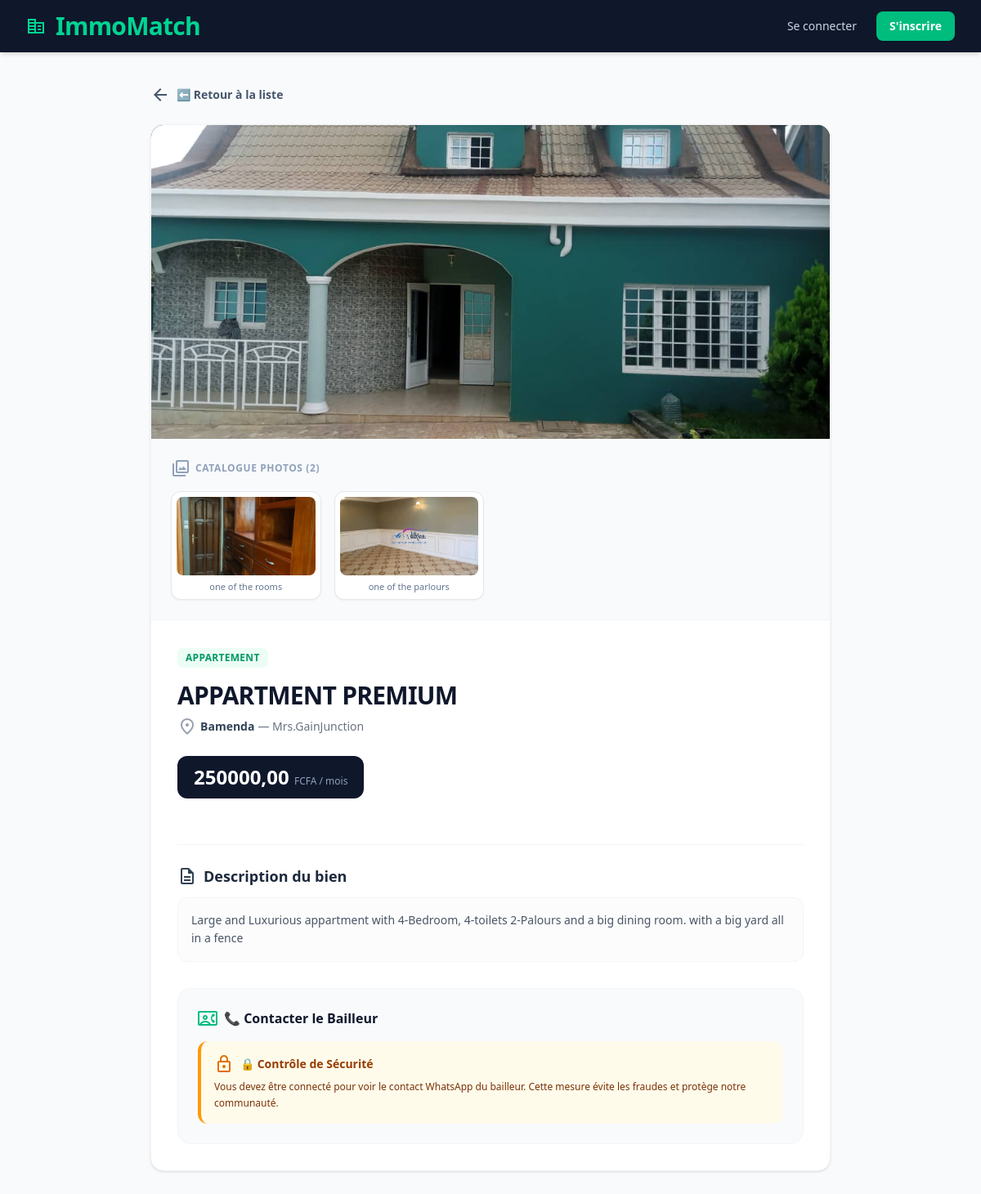
The app's page /house/2/ with its own data.
### listings/models.py (models this page shows, shortened)
class House(models.Model):
    PROPERTY_TYPES = [
        ('studio', 'Studio'),
        ('apartment', 'Appartement'),
        ('house', 'Maison Complète'),
        ('room', 'Chambre'),
    ]
    title = models.CharField(max_length=200)
    description = models.TextField()
    city = models.CharField(max_length=100)
    neighborhood = models.CharField(max_length=100)
    price = models.DecimalField(max_digits=10, decimal_places=2)
    property_type = models.CharField(max_length=20, choices=PROPERTY_TYPES)
    main_image = models.ImageField(upload_to='houses/main/', blank=True, null=True)
    agent_phone = models.CharField(max_length=20)
    created_at = models.DateTimeField(auto_now_add=True)

class HouseImage(models.Model):
    house = models.ForeignKey(House, on_delete=models.CASCADE, related_name='images')
    image = models.ImageField(upload_to='houses/catalog/')
    caption = models.CharField(max_length=100, blank=True, null=True)

### listings/views.py (the view, shortened to what this page needs)
# urls.py: path('house/<int:pk>/', views.house_detail, name='house_detail'),
def house_detail(request, pk):
    house = get_object_or_404(House, pk=pk)
    lang = request.session.get('django_language', 'fr')
    text = TRANSLATIONS[lang]
    context = {
        'house': house,
        'text': text,
        'current_lang': lang,
    }
    return render(request, 'listings/house_detail.html', context)

### listings/templates/listings/house_detail.html (shortened to what this page needs)
<!DOCTYPE html>
<html lang="{{ current_lang }}">
<head>
    <script src="https://cdn.jsdelivr.net/npm/@tailwindcss/browser@4"></script>
</head>
<body class="bg-gray-50 text-gray-800 font-sans antialiased">
    <nav class="bg-slate-900 text-white shadow-md sticky top-0 z-50">
        <div class="max-w-7xl mx-auto px-4 sm:px-6 lg:px-8">
            <div class="flex justify-between h-16 items-center">
                <a href="{% url 'listings:house_list' %}" class="flex items-center gap-3 text-3xl font-black tracking-tight text-emerald-400 hover:text-emerald-300 transition duration-200">
                    <span class="material-symbols-outlined text-4xl">corporate_fare</span>
                    ImmoMatch
                </a>
                <div class="flex items-center gap-6">
                    {% if user.is_authenticated %}
                        <div class="hidden sm:flex flex-col text-right">
                            <span class="text-xs text-slate-400">{{ text.welcome }},</span>
                            <span class="text-sm font-semibold text-emerald-400">{{ user.username }}</span>
                        </div>
                        <form method="post" action="{% url 'listings:logout' %}" class="m-0">
                            {% csrf_token %}
                            <button type="submit" class="flex items-center gap-1 bg-red-600 hover:bg-red-700 text-white text-sm font-medium py-2 px-4 rounded-lg transition shadow-sm cursor-pointer">
                                <span class="material-symbols-outlined text-sm">logout</span>
                                {{ text.logout }}
                            </button>
                        </form>
                    {% else %}
                        <a href="{% url 'listings:login' %}" class="text-sm font-medium text-slate-300 hover:text-white transition">{{ text.login }}</a>
                        <a href="{% url 'listings:register' %}" class="bg-emerald-500 hover:bg-emerald-600 text-white text-sm font-semibold py-2 px-4 rounded-lg transition shadow-sm">{{ text.register }}</a>
                    {% endif %}
                </div>
            </div>
        </div>
    </nav>
    <main class="max-w-4xl mx-auto px-4 sm:px-6 lg:px-8 py-10">
        <a href="{% url 'listings:house_list' %}" class="inline-flex items-center gap-2 text-sm font-bold text-slate-600 hover:text-slate-900 transition mb-6 group">
            <span class="material-symbols-outlined text-lg group-hover:-translate-x-1 transition duration-200">arrow_back</span>
            {{ text.back_list }}
        </a>
        <div class="bg-white rounded-2xl shadow-sm border border-gray-100 overflow-hidden">
            <div class="relative bg-slate-900 h-96 w-full">
                {% if house.main_image %}
                    <img src="{{ house.main_image.url }}" alt="{{ house.title }}" class="w-full h-full object-cover">
                {% else %}
                    <div class="w-full h-full flex flex-col items-center justify-center text-gray-500 gap-2 font-medium">
                        <span class="material-symbols-outlined text-5xl">hide_image</span>
                        {{ text.no_image }}
                    </div>
                {% endif %}
            </div>
            {% if house.images.all %}
                <div class="bg-slate-50 p-6 border-b border-gray-100">
                    <h4 class="text-xs font-bold text-slate-400 uppercase tracking-wider mb-4 flex items-center gap-1.5">
                        <span class="material-symbols-outlined text-base">collections</span>
                        Catalogue photos ({{ house.images.count }})
                    </h4>
                    <div class="grid grid-cols-2 sm:grid-cols-3 md:grid-cols-4 gap-4">
                        {% for item in house.images.all %}
                            <div class="bg-white p-1.5 rounded-xl shadow-xs border border-gray-200 overflow-hidden group">
                                <img src="{{ item.image.url }}" alt="{{ item.caption|default:house.title }}" class="w-full h-24 object-cover rounded-lg group-hover:scale-105 transition duration-300 cursor-pointer">
                                {% if item.caption %}
                                    <p class="text-[11px] text-slate-500 font-medium text-center mt-1.5 truncate px-1">{{ item.caption }}</p>
                                {% endif %}
                            </div>
                        {% endfor %}
                    </div>
                </div>
            {% endif %}
            <div class="p-6 sm:p-8">
                <span class="inline-block text-xs font-bold tracking-wide uppercase text-emerald-600 bg-emerald-50 px-2.5 py-1 rounded-md mb-4">
                    {{ house.get_property_type_display }}
                </span>
                <h1 class="text-3xl font-black text-slate-900 tracking-tight mb-2">{{ house.title }}</h1>
                <p class="text-sm text-gray-500 flex items-center gap-1 mb-6">
                    <span class="material-symbols-outlined text-base text-gray-400">location_on</span>
                    <span class="font-semibold text-slate-700">{{ house.city }}</span> — {{ house.neighborhood }}
                </p>
                <div class="bg-slate-900 inline-block text-white px-5 py-2.5 rounded-xl font-extrabold text-2xl shadow-xs mb-8">
                    {{ house.price }} <span class="text-xs font-normal text-slate-400">{{ text.price_per_month }}</span>
                </div>
                <hr class="border-gray-100 my-6">
                <h3 class="text-lg font-bold text-slate-800 mb-3 flex items-center gap-2">
                    <span class="material-symbols-outlined text-slate-700">description</span>
                    {{ text.description_title }}
                </h3>
                <p class="text-gray-600 leading-relaxed text-sm whitespace-pre-line bg-gray-50/50 p-4 rounded-xl border border-gray-100 mb-8">{{ house.description }}</p>
                <div class="bg-slate-50 rounded-2xl border border-slate-100 p-6">
                    <h3 class="text-base font-bold text-slate-900 mb-4 flex items-center gap-2">
                        <span class="material-symbols-outlined text-emerald-500">contact_phone</span>
                        {{ text.contact_landlord }}
                    </h3>
                    {% if user.is_authenticated %}
                        <a href="https://wa.me/{{ house.agent_phone }}" target="_blank" class="inline-flex items-center gap-2 bg-[#25D366] hover:bg-[#20ba56] text-white font-bold text-sm py-3 px-6 rounded-xl shadow-sm transition duration-200 cursor-pointer">
                            <span class="material-symbols-outlined">chat</span>
                            {{ text.whatsapp_btn }}
                        </a>
                    {% else %}
                        <div class="bg-amber-50 border-l-4 border-amber-500 text-amber-900 rounded-xl p-4">
                            <div class="flex items-center gap-2 font-bold text-sm mb-1.5 text-amber-800">
                                <span class="material-symbols-outlined text-lg text-amber-600">lock</span>
                                {{ text.security_notice }}
                            </div>
                            <p class="text-xs font-medium leading-relaxed">{{ text.anon_warning }}</p>
                        </div>
                    {% endif %}
                </div>
            </div>
        </div>
    </main>
</body>
</html>

### records on screen
House: main_image (picture), images.count "2", property_type "APPARTEMENT", title "APPARTMENT PREMIUM", city "Bamenda", neighborhood "Mrs.GainJunction", price "250000,00", description "Large and Luxurious appartment with 4-Bedroom, 4-toilets 2-Palours and a big dining room. with a big yard all in a fence"
HouseImage: image (picture), caption "one of the rooms"
HouseImage: image (picture), caption "one of the parlours"

### other values on screen
{{ text.login }} "Se connecter"
{{ text.register }} "S'inscrire"
{{ text.back_list }} "⬅️ Retour à la liste"
{{ text.price_per_month }} "FCFA / mois"
{{ text.description_title }} "Description du bien"
{{ text.contact_landlord }} "📞 Contacter le Bailleur"
{{ text.security_notice }} "🔒 Contrôle de Sécurité"
{{ text.anon_warning }} "Vous devez être connecté pour voir le contact WhatsApp du bailleur. Cette mesure évite les fraudes et protège notre communauté."
